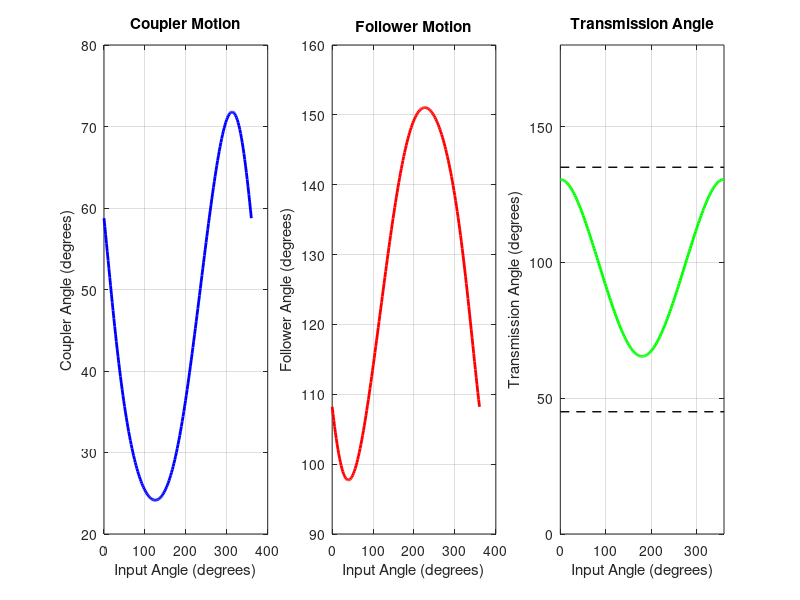
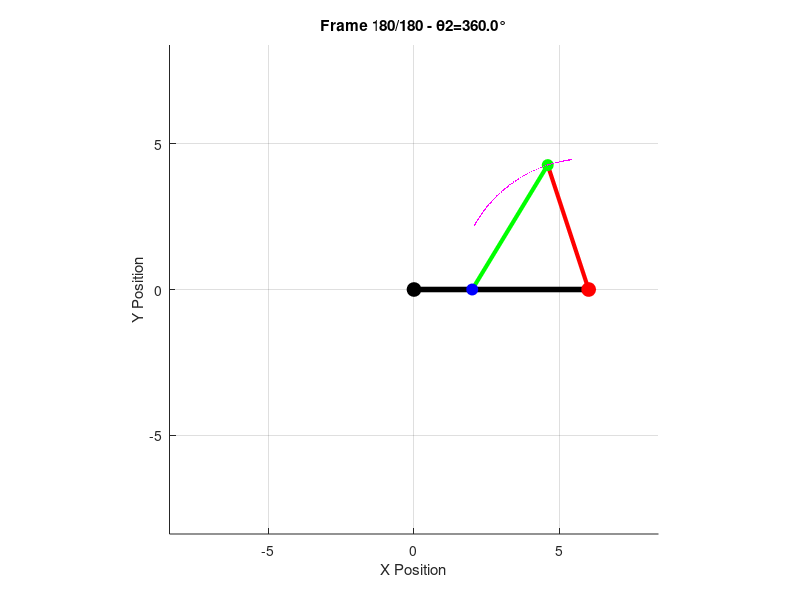

Write MATLAB code to recreate these figures, in order.
% =========================================================================
% QUICK START EXAMPLE - Four-Bar Mechanism Analysis
% =========================================================================
%
% This script demonstrates several example configurations of four-bar
% linkages. Comment/uncomment different examples to try them.
%
% =========================================================================

function quick_start_example()
    % Main function wrapper
    run_example();
end

function run_example()

%% Select an example configuration (uncomment one)

% EXAMPLE 1: Crank-Rocker Mechanism (DEFAULT)
% Input crank makes full rotations, output rocker oscillates
link1 = 6.0;
link2 = 2.0;
link3 = 5.0;
link4 = 4.5;

% EXAMPLE 2: Double-Crank Mechanism (Drag-Link)
% Both input and output can make full rotations
% link1 = 3.0;
% link2 = 5.0;
% link3 = 6.0;
% link4 = 5.5;

% EXAMPLE 3: Non-Grashof Mechanism (Triple-Rocker)
% No link can make a complete rotation
% link1 = 10.0;
% link2 = 3.0;
% link3 = 5.0;
% link4 = 4.0;

% EXAMPLE 4: Parallel Crank Mechanism
% Special case where coupler remains parallel
% link1 = 5.0;
% link2 = 3.0;
% link3 = 5.0;
% link4 = 3.0;

%% Animation settings
fps = 30;               % Animation speed (frames per second)
num_frames = 180;       % Number of frames (180 = half resolution)

%% Run the analysis

fprintf('========================================\n');
fprintf('FOUR-BAR MECHANISM QUICK START\n');
fprintf('========================================\n\n');

fprintf('Selected Configuration:\n');
fprintf('  Ground link:  %.2f\n', link1);
fprintf('  Input crank:  %.2f\n', link2);
fprintf('  Coupler:      %.2f\n', link3);
fprintf('  Follower:     %.2f\n\n', link4);

% Check Grashof condition
[is_grashof, linkage_type] = check_grashof_condition(link1, link2, link3, link4);

fprintf('Mechanism Type: %s\n', linkage_type);
fprintf('Can input rotate continuously? %s\n\n', mat2str(is_grashof));

% Calculate positions for all angles
theta2_array = linspace(0, 2*pi, num_frames);
theta3_array = zeros(1, num_frames);
theta4_array = zeros(1, num_frames);
mu_array = zeros(1, num_frames);

theta3_guess = pi/4;
theta4_guess = pi/4;

fprintf('Calculating positions... ');
for i = 1:num_frames
    theta2 = theta2_array(i);
    [theta3, theta4] = solve_four_bar_angles(link1, link2, link3, link4, ...
                                             theta2, theta3_guess, theta4_guess);
    mu = calculate_transmission_angle(link2, link3, link4, theta2, theta3, theta4);
    
    theta3_array(i) = theta3;
    theta4_array(i) = theta4;
    mu_array(i) = mu;
    
    theta3_guess = theta3;
    theta4_guess = theta4;
end
fprintf('Done!\n\n');

% Display results summary
fprintf('Results Summary:\n');
fprintf('  Coupler angle range:      %.1f° to %.1f°\n', ...
        min(rad2deg(theta3_array)), max(rad2deg(theta3_array)));
fprintf('  Follower angle range:     %.1f° to %.1f°\n', ...
        min(rad2deg(theta4_array)), max(rad2deg(theta4_array)));
fprintf('  Transmission angle range: %.1f° to %.1f°\n\n', ...
        min(rad2deg(mu_array)), max(rad2deg(mu_array)));

% Check transmission angle quality
mu_min = min(rad2deg(mu_array));
mu_max = max(rad2deg(mu_array));
if mu_min >= 45 && mu_max <= 135
    fprintf('✓ Transmission angle is GOOD (stays within 45-135°)\n\n');
elseif mu_min >= 30 && mu_max <= 150
    fprintf('⚠ Transmission angle is ACCEPTABLE (stays within 30-150°)\n\n');
else
    fprintf('✗ Transmission angle is POOR (goes outside 30-150°)\n');
    fprintf('  Consider redesigning the linkage for better force transmission.\n\n');
end

% Plot results
figure('Name', 'Four-Bar Analysis', 'NumberTitle', 'off', 'Position', [100, 100, 1200, 400]);

subplot(1, 3, 1);
plot(rad2deg(theta2_array), rad2deg(theta3_array), 'b-', 'LineWidth', 2);
grid on;
xlabel('Input Angle (degrees)');
ylabel('Coupler Angle (degrees)');
title('Coupler Motion');

subplot(1, 3, 2);
plot(rad2deg(theta2_array), rad2deg(theta4_array), 'r-', 'LineWidth', 2);
grid on;
xlabel('Input Angle (degrees)');
ylabel('Follower Angle (degrees)');
title('Follower Motion');

subplot(1, 3, 3);
plot(rad2deg(theta2_array), rad2deg(mu_array), 'g-', 'LineWidth', 2);
hold on;
plot([0, 360], [45, 45], 'k--', 'LineWidth', 1);
plot([0, 360], [135, 135], 'k--', 'LineWidth', 1);
hold off;
grid on;
xlabel('Input Angle (degrees)');
ylabel('Transmission Angle (degrees)');
title('Transmission Angle');
xlim([0, 360]);
ylim([0, 180]);

fprintf('Plots generated. Close plot windows to start animation.\n');
fprintf('Press Ctrl+C to stop animation.\n\n');

% Wait for user to view plots
pause(2);

% Simple animation (one complete cycle)
figure('Name', 'Mechanism Animation', 'NumberTitle', 'off', 'Position', [150, 150, 600, 600]);

max_reach = link2 + link3;
axis_limit = max_reach * 1.2;

for i = 1:num_frames
    theta2 = theta2_array(i);
    theta3 = theta3_array(i);
    theta4 = theta4_array(i);
    
    % Calculate joint positions
    A = [0, 0];
    B = [link2*cos(theta2), link2*sin(theta2)];
    D = [link1, 0];
    C = [D(1) + link4*cos(theta4), D(2) + link4*sin(theta4)];
    
    % Plot mechanism
    clf;
    hold on;
    
    % Draw links
    plot([A(1), B(1)], [A(2), B(2)], 'b-', 'LineWidth', 3);
    plot([B(1), C(1)], [B(2), C(2)], 'g-', 'LineWidth', 3);
    plot([C(1), D(1)], [C(2), D(2)], 'r-', 'LineWidth', 3);
    plot([A(1), D(1)], [A(2), D(2)], 'k-', 'LineWidth', 4);
    
    % Draw joints
    plot(A(1), A(2), 'ko', 'MarkerSize', 10, 'MarkerFaceColor', 'k');
    plot(B(1), B(2), 'bo', 'MarkerSize', 8, 'MarkerFaceColor', 'b');
    plot(C(1), C(2), 'go', 'MarkerSize', 8, 'MarkerFaceColor', 'g');
    plot(D(1), D(2), 'ro', 'MarkerSize', 10, 'MarkerFaceColor', 'r');
    
    % Draw coupler trace
    if i > 1
        C_trace = [D(1) + link4*cos(theta4_array(1:i)); ...
                   D(2) + link4*sin(theta4_array(1:i))];
        plot(C_trace(1,:), C_trace(2,:), 'm.', 'MarkerSize', 2);
    end
    
    axis equal;
    axis([-axis_limit, axis_limit, -axis_limit, axis_limit]);
    grid on;
    xlabel('X Position');
    ylabel('Y Position');
    title(sprintf('Frame %d/%d - θ2=%.1f°', i, num_frames, rad2deg(theta2)));
    
    hold off;
    drawnow;
    pause(1/fps);
end

fprintf('\nAnimation complete!\n');
fprintf('To run with different configuration, edit the link lengths and run again.\n');

end  % End of run_example function

%% Helper Functions (must be at end of file)

function [is_grashof, linkage_type] = check_grashof_condition(L1, L2, L3, L4)
    links = [L1, L2, L3, L4];
    s = min(links);
    l = max(links);
    p = sum(links) - s - l;
    
    if s + l < p
        is_grashof = true;
        if L2 == s
            linkage_type = 'Grashof - Crank-Rocker';
        elseif L1 == s
            linkage_type = 'Grashof - Double-Crank';
        elseif L4 == s
            linkage_type = 'Grashof - Rocker-Crank';
        else
            linkage_type = 'Grashof - Double-Rocker';
        end
    elseif s + l == p
        is_grashof = true;
        linkage_type = 'Special Grashof (Change-Point)';
    else
        is_grashof = false;
        linkage_type = 'Non-Grashof (Triple-Rocker)';
    end
end

function [theta3, theta4] = solve_four_bar_angles(L1, L2, L3, L4, theta2, theta3_init, theta4_init)
    K1 = L1 / L2;
    K2 = L1 / L4;
    K3 = (L2^2 - L3^2 + L4^2 + L1^2) / (2 * L2 * L4);
    
    A = cos(theta2) - K1 - K2*cos(theta2) + K3;
    B = -2 * sin(theta2);
    C = K1 - (K2 + 1)*cos(theta2) + K3;
    
    discriminant = B^2 - 4*A*C;
    
    if discriminant < 0
        theta3 = theta3_init;
        theta4 = theta4_init;
        return;
    end
    
    sqrt_disc = sqrt(discriminant);
    
    if abs(A) > 1e-10
        theta4_sol1 = 2 * atan((-B + sqrt_disc) / (2*A));
        theta4_sol2 = 2 * atan((-B - sqrt_disc) / (2*A));
    else
        if abs(B) > 1e-10
            theta4_sol1 = asin(-C / B);
            theta4_sol2 = pi - theta4_sol1;
        else
            theta4_sol1 = theta4_init;
            theta4_sol2 = theta4_init;
        end
    end
    
    % Calculate angular differences
    diff1_val = theta4_sol1 - theta4_init;
    diff1 = abs(atan2(sin(diff1_val), cos(diff1_val)));
    
    diff2_val = theta4_sol2 - theta4_init;
    diff2 = abs(atan2(sin(diff2_val), cos(diff2_val)));
    
    if diff1 < diff2
        theta4 = theta4_sol1;
    else
        theta4 = theta4_sol2;
    end
    
    x_target = L1 + L4*cos(theta4) - L2*cos(theta2);
    y_target = L4*sin(theta4) - L2*sin(theta2);
    
    theta3 = atan2(y_target, x_target);
end

function mu = calculate_transmission_angle(L2, L3, L4, theta2, theta3, theta4)
    vec_BC = [L3*cos(theta3), L3*sin(theta3)];
    vec_CD = [-L4*cos(theta4), -L4*sin(theta4)];
    
    dot_product = dot(vec_BC, vec_CD);
    mag_BC = norm(vec_BC);
    mag_CD = norm(vec_CD);
    
    mu = acos(dot_product / (mag_BC * mag_CD));
    
    if mu < 0
        mu = mu + pi;
    end
end
